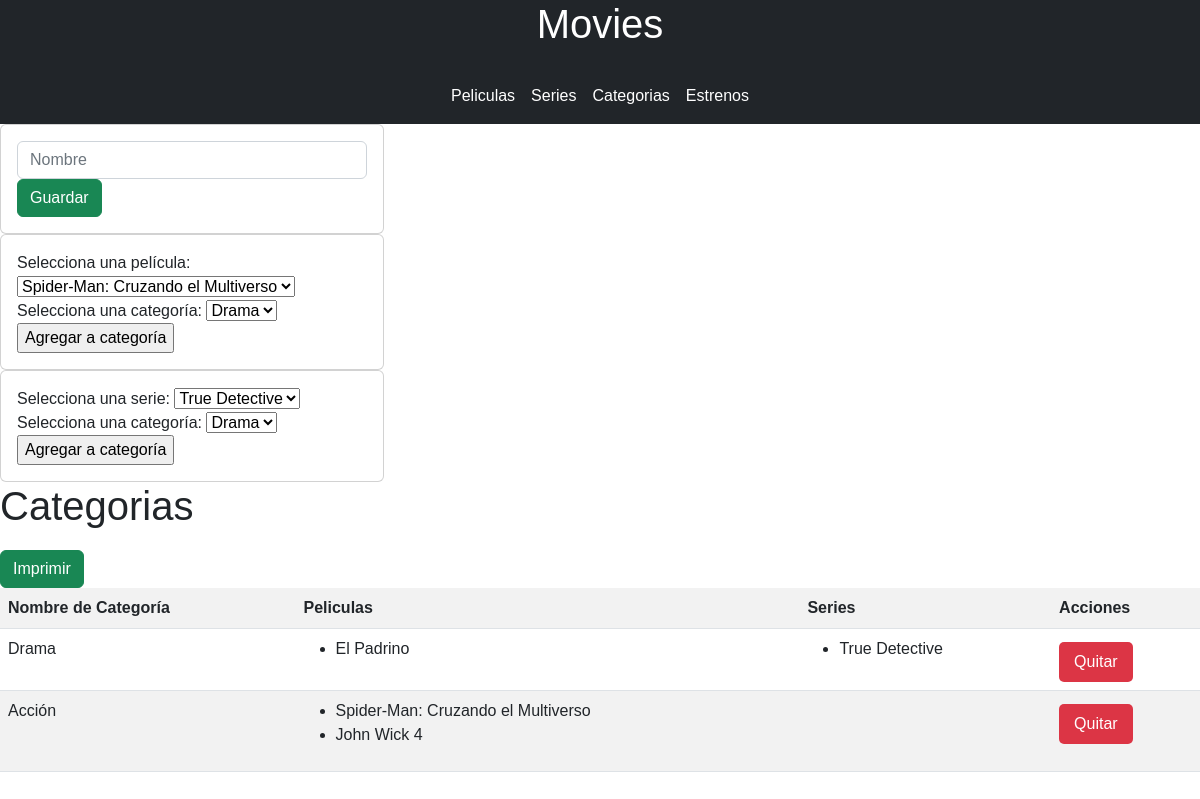
Page /categorias/ on the committed database.
### pelis/models.py (models this page shows)
class Categoria(models.Model):
    codigo = models.AutoField(primary_key=True)
    nombre = models.CharField(max_length=100)
    peliculas = models.ManyToManyField(Pelicula)
    series = models.ManyToManyField(Serie)

class Pelicula(models.Model):
    codigo = models.AutoField(primary_key=True)
    imagen = models.ImageField(upload_to="pelis/static/media", null=True)
    titulo = models.CharField(max_length=100)
    sinopsis = models.TextField()

class Serie(models.Model):
    codigo = models.AutoField(primary_key=True)
    imagen = models.ImageField(upload_to="pelis/static/media", null=True)
    titulo = models.CharField(max_length=100)
    sinopsis = models.TextField()

### pelis/views.py (the view)
# urls.py: path('categorias/', views.categorias, name='categorias'),
def categorias(request):
    peliculas = Pelicula.objects.all()
    series = Serie.objects.all()
    categorias = Categoria.objects.all()
    return render(request, 'categoria.html', {'peliculas': peliculas, 'series':series, 'categorias': categorias})

### pelis/templates/categoria.html (shortened to what this page needs)
{% extends 'inicio.html' %}
{% block content %}
{% load static %}
<div class="row">
    <div class="col-sm-12 col-md-6 col-lg-4 col-xl-4">
        <div class="card">
            <div class="card-body">
                <form action="guardarcateg/" method="POST">{% csrf_token %}
                    <div class="form-group">
                        <input type="text"  name="nombre" class="form-control" placeholder="Nombre">
                    </div>
                    <div class="form-group">
                        <button type="submit" class="btn btn-success btn-block text-white">Guardar</button>
                    </div>
                </form>
            </div>
        </div>
    </div>
</div>
<div class="row">
    <div class="col-sm-12 col-md-6 col-lg-4 col-xl-4">
        <div class="card">
            <div class="card-body">
                <form method="post" action="agregarpelicat/">
                    <label for="pelicula">Selecciona una película:</label>
                    <select name="pelicula" id="pelicula">
                        {% for pelicula in peliculas %}
                        <option value="{{ pelicula.codigo }}">{{ pelicula.titulo }}</option>
                    {% endfor %}
                    </select>
                    <label for="categoria">Selecciona una categoría:</label>
                    <select name="categoria" id="categoria">
                        {% for categoria in categorias %}
                        <option value="{{ categoria.codigo }}">{{ categoria.nombre }}</option>
                    {% endfor %}
                    </select>
                    <input type="submit" value="Agregar a categoría">
                </form>
            </div>
        </div>
    </div>
</div>
<div class="row">
    <div class="col-sm-12 col-md-6 col-lg-4 col-xl-4">
        <div class="card">
            <div class="card-body">
                <form method="post" action="agregarseriecat/">
                    <label for="pelicula">Selecciona una serie:</label>
                    <select name="serie" id="serie">
                        {% for serie in series %}
                        <option value="{{ serie.codigo }}">{{ serie.titulo }}</option>
                    {% endfor %}
                    </select>
                    <label for="categoria">Selecciona una categoría:</label>
                    <select name="categoria" id="categoria">
                        {% for categoria in categorias %}
                        <option value="{{ categoria.codigo }}">{{ categoria.nombre }}</option>
                    {% endfor %}
                    </select>
                    <input type="submit" value="Agregar a categoría">
                </form>
            </div>
        </div>
    </div>
</div>
<h1>Categorias</h1>
<a class="btn btn-success" href="imprimircateg/">Imprimir</a>
<table class="table">
<thead>
<tr>
  <th>Nombre de Categoría</th>
  <th>Peliculas</th>
  <th>Series</th>
  <th>Acciones</th>
</tr>
</thead>
<tbody>
{% for categoria in categorias %}
  <tr>
    <td>{{ categoria.nombre }}</td>
    <td>
      <ul>
        {% for pelicula in categoria.peliculas.all %}
          <li>{{ pelicula.titulo }}</li>
        {% endfor %}
      </ul>
    </td>
    <td>
      <ul>
        {% for serie in categoria.series.all %}
          <li>{{ serie.titulo }}</li>
        {% endfor %}
      </ul>
    </td>
    <td>
      <a href="borrarcateg/{{categoria.codigo}}" class="btn btn-danger">Quitar</a>
    </td>
  </tr>
{% endfor %}
</tbody>
</table>
{% endblock %}

### pelis/templates/categoria.html (style rules this page uses)
body { font-family: Arial, sans-serif; }
h1 { margin-bottom: 20px; }
.table { width: 100%; border-collapse: collapse; }
.table th, .table td { padding: 8px; text-align: left; }
.table th { background-color: #f2f2f2; }
.table tr:nth-child(even) { background-color: #f2f2f2; }
.btn-danger { background-color: #dc3545; color: #fff; border: none; padding: 8px 15px; border-radius: 5px; text-decoration: none; display: inline-block; margin-top: 5px; cursor: pointer; }

### rows in the picture
Categoria: nombre "Drama"
Pelicula: titulo "El Padrino"
Serie: titulo "True Detective"
Categoria: nombre "Acción"
Pelicula: titulo "Spider-Man: Cruzando el Multiverso"
Pelicula: titulo "John Wick 4"

### other values in the picture
form field pelicula "Spider-Man: Cruzando el Multiverso"
form field categoria "Drama"
form field serie "True Detective"
